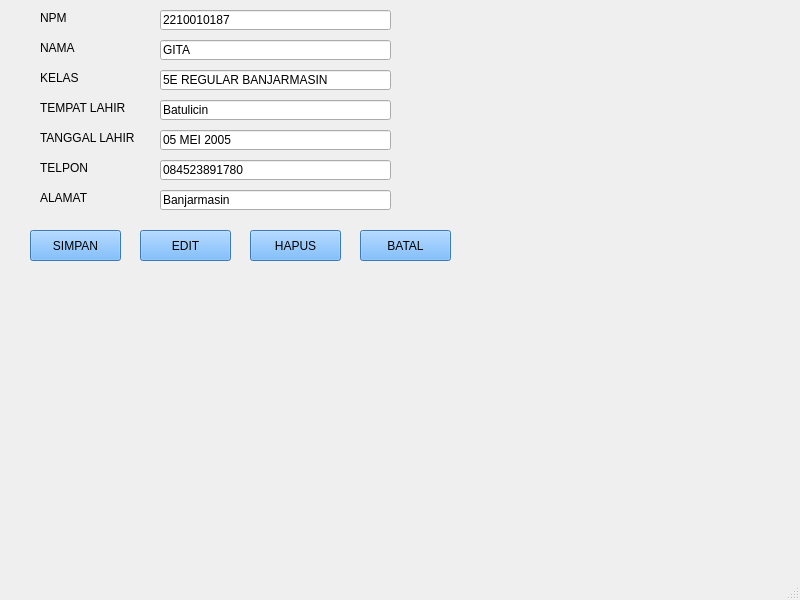
<?xml version="1.0" encoding="UTF-8"?>
<ui version="4.0">
 <class>MainWindow</class>
 <widget class="QMainWindow" name="MainWindow">
  <property name="geometry">
   <rect>
    <x>0</x>
    <y>0</y>
    <width>800</width>
    <height>600</height>
   </rect>
  </property>
  <property name="windowTitle">
   <string>MainWindow</string>
  </property>
  <widget class="QWidget" name="centralwidget">
   <widget class="QLabel" name="label">
    <property name="geometry">
     <rect>
      <x>40</x>
      <y>10</y>
      <width>51</width>
      <height>16</height>
     </rect>
    </property>
    <property name="styleSheet">
     <string notr="true">font: 75 10pt &quot;Times New Roman&quot;;
font: 75 11pt &quot;MS Shell Dlg 2&quot;;</string>
    </property>
    <property name="text">
     <string>NPM</string>
    </property>
   </widget>
   <widget class="QLabel" name="label_2">
    <property name="geometry">
     <rect>
      <x>40</x>
      <y>40</y>
      <width>41</width>
      <height>16</height>
     </rect>
    </property>
    <property name="styleSheet">
     <string notr="true">font: 75 10pt &quot;Times New Roman&quot;;
font: 75 11pt &quot;MS Shell Dlg 2&quot;;</string>
    </property>
    <property name="text">
     <string>NAMA</string>
    </property>
   </widget>
   <widget class="QLabel" name="label_3">
    <property name="geometry">
     <rect>
      <x>40</x>
      <y>70</y>
      <width>41</width>
      <height>16</height>
     </rect>
    </property>
    <property name="styleSheet">
     <string notr="true">font: 75 10pt &quot;Times New Roman&quot;;
font: 75 11pt &quot;MS Shell Dlg 2&quot;;</string>
    </property>
    <property name="text">
     <string>KELAS</string>
    </property>
   </widget>
   <widget class="QLabel" name="label_4">
    <property name="geometry">
     <rect>
      <x>40</x>
      <y>100</y>
      <width>101</width>
      <height>16</height>
     </rect>
    </property>
    <property name="styleSheet">
     <string notr="true">font: 75 10pt &quot;Times New Roman&quot;;
font: 75 11pt &quot;MS Shell Dlg 2&quot;;</string>
    </property>
    <property name="text">
     <string>TEMPAT LAHIR</string>
    </property>
   </widget>
   <widget class="QLabel" name="label_5">
    <property name="geometry">
     <rect>
      <x>40</x>
      <y>130</y>
      <width>101</width>
      <height>16</height>
     </rect>
    </property>
    <property name="styleSheet">
     <string notr="true">font: 75 10pt &quot;Times New Roman&quot;;
font: 75 11pt &quot;MS Shell Dlg 2&quot;;</string>
    </property>
    <property name="text">
     <string>TANGGAL LAHIR</string>
    </property>
   </widget>
   <widget class="QLabel" name="label_6">
    <property name="geometry">
     <rect>
      <x>40</x>
      <y>160</y>
      <width>91</width>
      <height>16</height>
     </rect>
    </property>
    <property name="styleSheet">
     <string notr="true">font: 75 10pt &quot;Times New Roman&quot;;
font: 75 11pt &quot;MS Shell Dlg 2&quot;;</string>
    </property>
    <property name="text">
     <string>TELPON</string>
    </property>
   </widget>
   <widget class="QLabel" name="label_7">
    <property name="geometry">
     <rect>
      <x>40</x>
      <y>190</y>
      <width>81</width>
      <height>16</height>
     </rect>
    </property>
    <property name="styleSheet">
     <string notr="true">font: 75 10pt &quot;Times New Roman&quot;;
font: 75 11pt &quot;MS Shell Dlg 2&quot;;</string>
    </property>
    <property name="text">
     <string>ALAMAT</string>
    </property>
   </widget>
   <widget class="QLineEdit" name="lineEdit">
    <property name="geometry">
     <rect>
      <x>160</x>
      <y>10</y>
      <width>231</width>
      <height>20</height>
     </rect>
    </property>
    <property name="text">
     <string>2210010187</string>
    </property>
   </widget>
   <widget class="QLineEdit" name="lineEdit_2">
    <property name="geometry">
     <rect>
      <x>160</x>
      <y>40</y>
      <width>231</width>
      <height>20</height>
     </rect>
    </property>
    <property name="text">
     <string>GITA</string>
    </property>
   </widget>
   <widget class="QLineEdit" name="lineEdit_3">
    <property name="geometry">
     <rect>
      <x>160</x>
      <y>70</y>
      <width>231</width>
      <height>20</height>
     </rect>
    </property>
    <property name="text">
     <string>5E REGULAR BANJARMASIN</string>
    </property>
   </widget>
   <widget class="QLineEdit" name="lineEdit_4">
    <property name="geometry">
     <rect>
      <x>160</x>
      <y>100</y>
      <width>231</width>
      <height>20</height>
     </rect>
    </property>
    <property name="text">
     <string>Batulicin</string>
    </property>
   </widget>
   <widget class="QLineEdit" name="lineEdit_5">
    <property name="geometry">
     <rect>
      <x>160</x>
      <y>130</y>
      <width>231</width>
      <height>20</height>
     </rect>
    </property>
    <property name="text">
     <string>05 MEI 2005</string>
    </property>
   </widget>
   <widget class="QLineEdit" name="lineEdit_6">
    <property name="geometry">
     <rect>
      <x>160</x>
      <y>160</y>
      <width>231</width>
      <height>20</height>
     </rect>
    </property>
    <property name="text">
     <string>084523891780</string>
    </property>
   </widget>
   <widget class="QLineEdit" name="lineEdit_7">
    <property name="geometry">
     <rect>
      <x>160</x>
      <y>190</y>
      <width>231</width>
      <height>20</height>
     </rect>
    </property>
    <property name="text">
     <string>Banjarmasin</string>
    </property>
   </widget>
   <widget class="QPushButton" name="pushButton">
    <property name="geometry">
     <rect>
      <x>30</x>
      <y>230</y>
      <width>91</width>
      <height>31</height>
     </rect>
    </property>
    <property name="styleSheet">
     <string notr="true">background-color: rgb(85, 170, 255);
font: 75 12pt &quot;MS Shell Dlg 2&quot;;</string>
    </property>
    <property name="text">
     <string>SIMPAN</string>
    </property>
   </widget>
   <widget class="QPushButton" name="pushButton_2">
    <property name="geometry">
     <rect>
      <x>140</x>
      <y>230</y>
      <width>91</width>
      <height>31</height>
     </rect>
    </property>
    <property name="styleSheet">
     <string notr="true">background-color: rgb(85, 170, 255);
font: 75 12pt &quot;MS Shell Dlg 2&quot;;</string>
    </property>
    <property name="text">
     <string>EDIT</string>
    </property>
   </widget>
   <widget class="QPushButton" name="pushButton_3">
    <property name="geometry">
     <rect>
      <x>250</x>
      <y>230</y>
      <width>91</width>
      <height>31</height>
     </rect>
    </property>
    <property name="styleSheet">
     <string notr="true">background-color: rgb(85, 170, 255);
font: 75 12pt &quot;MS Shell Dlg 2&quot;;</string>
    </property>
    <property name="text">
     <string>HAPUS</string>
    </property>
   </widget>
   <widget class="QPushButton" name="pushButton_4">
    <property name="geometry">
     <rect>
      <x>360</x>
      <y>230</y>
      <width>91</width>
      <height>31</height>
     </rect>
    </property>
    <property name="styleSheet">
     <string notr="true">background-color: rgb(85, 170, 255);
font: 75 12pt &quot;MS Shell Dlg 2&quot;;</string>
    </property>
    <property name="text">
     <string>BATAL</string>
    </property>
   </widget>
  </widget>
  <widget class="QMenuBar" name="menubar">
   <property name="geometry">
    <rect>
     <x>0</x>
     <y>0</y>
     <width>800</width>
     <height>18</height>
    </rect>
   </property>
  </widget>
  <widget class="QStatusBar" name="statusbar"/>
 </widget>
 <resources/>
 <connections/>
</ui>
